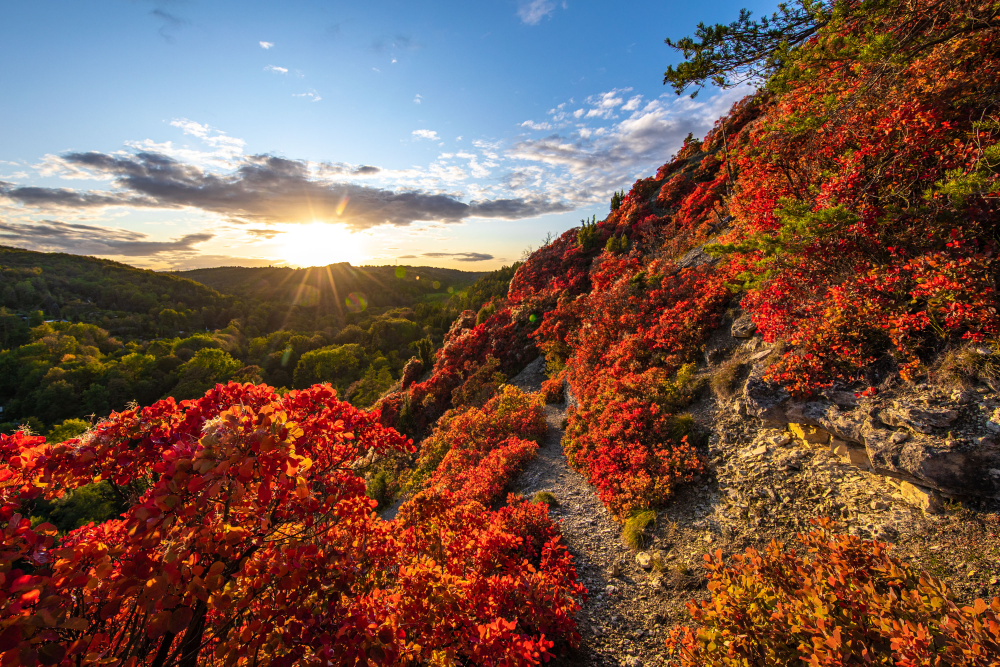
#> input picture module_1/images/test.jpg, 3000 x 2000 px (shown at 1/3 size)
$ python 11_masking.py --image images/test.jpg
#> lines starting #> are read from the running program, lines starting #| are printed output that depends on the picture; after the words box and inside, x2 and y2 are one past the last pixel; in counts of white or black regions, pixels touching at a corner belong together
import numpy as np
import argparse
import imutils
import cv2

# construction of an argument parser
ap = argparse.ArgumentParser()
ap.add_argument('-i', '--image', required=True, help='Path to the image')
args = vars(ap.parse_args())

# load the image and show it
image = cv2.imread(args['image'])
#> image is the input picture: shape (2000, 3000, 3); mean B, G, R 73.7, 86, 118
cv2.imshow('Original', image)
cv2.waitKey(0)

mask = np.zeros(image.shape[:2], dtype='uint8')
cv2.rectangle(mask, (0, 90), (290, 450), 255, -1)
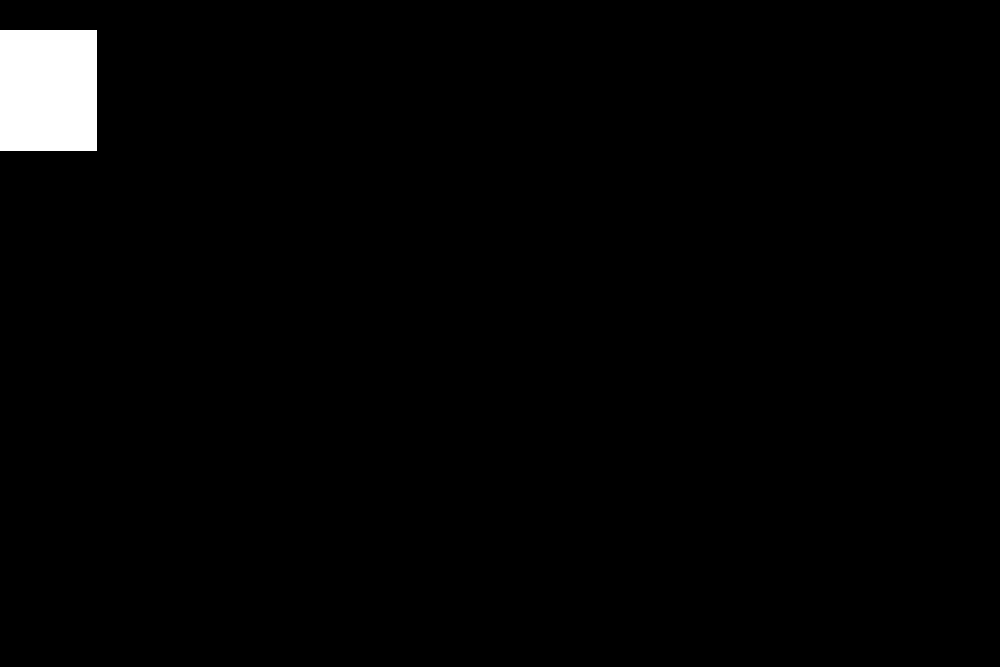
#> mask: shape (2000, 3000) (shown at 1/3 size); 1.8% white; 1 white region, box (x1, y1, x2, y2) and area: (0, 90, 291, 451) 105051
cv2.imshow('Mask', mask)
cv2.waitKey(0)

masked = cv2.bitwise_and(image, image, mask=mask)
cv2.imshow("Mask Applied to Image", masked)
cv2.waitKey(0)

mask = np.zeros(image.shape[:2], dtype='uint8')
cv2.circle(mask, (145, 200), 100, 255, -1)
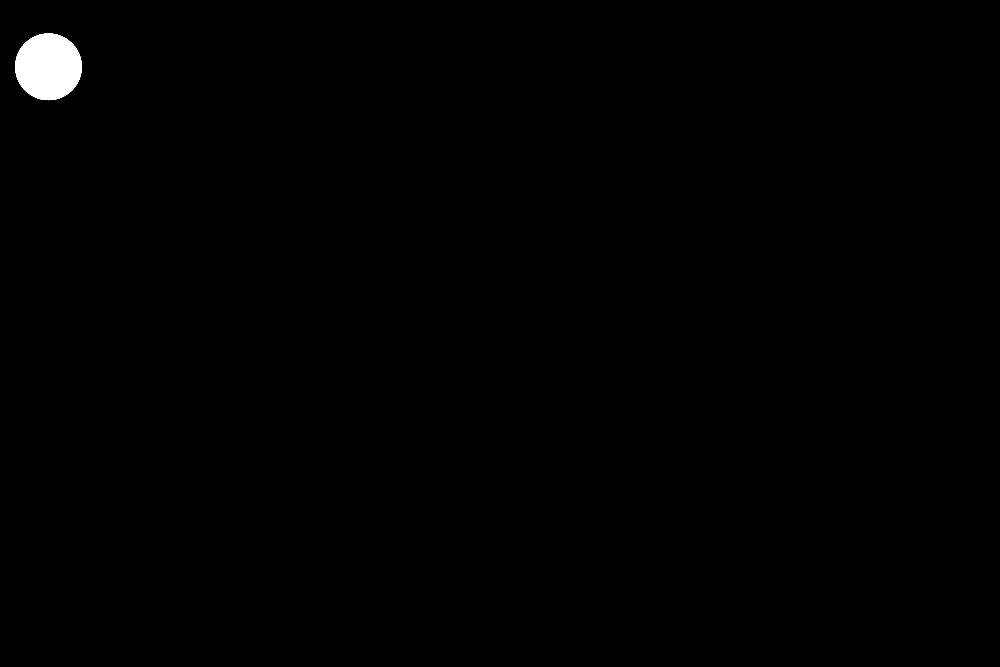
#> mask: shape (2000, 3000) (shown at 1/3 size); 0.52% white; 1 white region, box (x1, y1, x2, y2) and area: (45, 100, 246, 301) 31417
masked = cv2.bitwise_and(image, image, mask=mask)
cv2.imshow("Mask", mask)
cv2.imshow("Mask Applied to Image", masked)
cv2.waitKey(0)

$ run again, on module_1/images/bricks.png
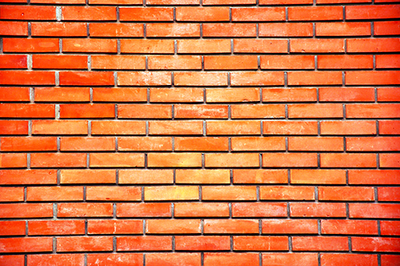
#> input picture module_1/images/bricks.png, 400 x 266 px
#> image is the input picture: shape (266, 400, 3); mean B, G, R 66.4, 117, 216.7
#> `cv2.rectangle(mask, (0, 90), (290, 450), 255, -1)`:
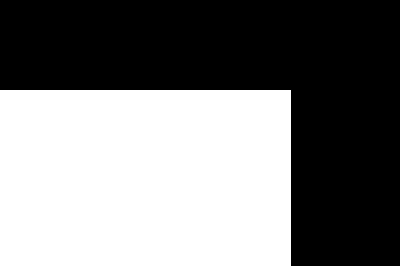
#> mask: shape (266, 400); 48.1% white; 1 white region, box (x1, y1, x2, y2) and area: (0, 90, 291, 266) 51216
#> `masked = cv2.bitwise_and(image, image, mask=mask)`:
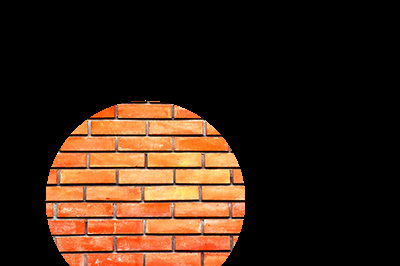
#> masked: shape (266, 400, 3); mean B, G, R 20.4, 34.7, 57
